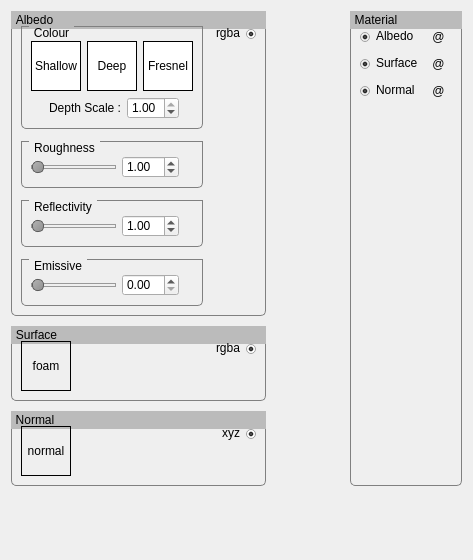
<?xml version="1.0" encoding="UTF-8"?>
<ui version="4.0">
 <class>MaterialWidget</class>
 <widget class="QWidget" name="MaterialWidget">
  <property name="geometry">
   <rect>
    <x>0</x>
    <y>0</y>
    <width>472</width>
    <height>560</height>
   </rect>
  </property>
  <property name="windowTitle">
   <string>Form</string>
  </property>
  <property name="styleSheet">
   <string notr="true">QGroupBox
{
    border: 1px solid gray;
    border-bottom-left-radius: 5px;
    border-bottom-right-radius: 5px;
    margin-top: 2ex;
}

QGroupBox::title
{
    background: #bbb;
    subcontrol-origin: margin;
    subcontrol-position: top left;
    padding: 2px 800px 2px 3px;
}

QSlider
{
    height: 18px;
}

QSlider::groove:horizontal
{
    border: 1px solid #999999;
    height: 2px;
}

QSlider::handle:horizontal
{
    background: qlineargradient(x1:0, y1:0, x2:1, y2:1, stop:0 #b4b4b4, stop:1 #8f8f8f);
    border: 1px solid #5c5c5c;
    width: 10px;
    margin: -5px 0;
    border-radius: 5px;
}

QRadioButton
{
    color: black;
    height: 14px;
}

QRadioButton::indicator
{
    color: black;
    width: 10px;
    height: 10px;
    top: 1;
}</string>
  </property>
  <layout class="QVBoxLayout" name="verticalLayout_4">
   <item>
    <layout class="QHBoxLayout" name="horizontalLayout_4">
     <property name="spacing">
      <number>2</number>
     </property>
     <item>
      <layout class="QVBoxLayout" name="verticalLayout">
       <property name="spacing">
        <number>10</number>
       </property>
       <item>
        <widget class="QGroupBox" name="Albedo">
         <property name="title">
          <string>Albedo</string>
         </property>
         <layout class="QHBoxLayout" name="horizontalLayout_5" stretch="1,0">
          <property name="spacing">
           <number>12</number>
          </property>
          <property name="topMargin">
           <number>14</number>
          </property>
          <item>
           <layout class="QVBoxLayout" name="verticalLayout_2">
            <item>
             <widget class="QGroupBox" name="Color">
              <property name="styleSheet">
               <string notr="true">QGroupBox::title
{
    background: none;
    subcontrol-origin: margin;
    subcontrol-position: top left;
    padding: 0 3px 0 3px;
    left: 8px;
}</string>
              </property>
              <property name="title">
               <string>Colour</string>
              </property>
              <layout class="QVBoxLayout" name="verticalLayout_6">
               <property name="topMargin">
                <number>14</number>
               </property>
               <item>
                <layout class="QHBoxLayout" name="horizontalLayout_2">
                 <item>
                  <widget class="QPushButton" name="ShallowColor">
                   <property name="minimumSize">
                    <size>
                     <width>50</width>
                     <height>50</height>
                    </size>
                   </property>
                   <property name="maximumSize">
                    <size>
                     <width>50</width>
                     <height>50</height>
                    </size>
                   </property>
                   <property name="styleSheet">
                    <string notr="true">QPushButton
{
   background-color: white;
   border: 1px solid black;
}</string>
                   </property>
                   <property name="text">
                    <string>Shallow</string>
                   </property>
                  </widget>
                 </item>
                 <item>
                  <widget class="QPushButton" name="DeepColor">
                   <property name="minimumSize">
                    <size>
                     <width>50</width>
                     <height>50</height>
                    </size>
                   </property>
                   <property name="maximumSize">
                    <size>
                     <width>50</width>
                     <height>50</height>
                    </size>
                   </property>
                   <property name="styleSheet">
                    <string notr="true">QPushButton
{
   background-color: white;
   border: 1px solid black;
}</string>
                   </property>
                   <property name="text">
                    <string>Deep</string>
                   </property>
                  </widget>
                 </item>
                 <item>
                  <widget class="QPushButton" name="FresnelColor">
                   <property name="minimumSize">
                    <size>
                     <width>50</width>
                     <height>50</height>
                    </size>
                   </property>
                   <property name="maximumSize">
                    <size>
                     <width>50</width>
                     <height>50</height>
                    </size>
                   </property>
                   <property name="styleSheet">
                    <string notr="true">QPushButton
{
   background-color: white;
   border: 1px solid black;
}</string>
                   </property>
                   <property name="text">
                    <string>Fresnel</string>
                   </property>
                  </widget>
                 </item>
                 <item>
                  <spacer name="horizontalSpacer">
                   <property name="orientation">
                    <enum>Qt::Horizontal</enum>
                   </property>
                   <property name="sizeHint" stdset="0">
                    <size>
                     <width>20</width>
                     <height>47</height>
                    </size>
                   </property>
                  </spacer>
                 </item>
                </layout>
               </item>
               <item>
                <layout class="QHBoxLayout" name="horizontalLayout_3">
                 <item>
                  <spacer name="horizontalSpacer_4">
                   <property name="orientation">
                    <enum>Qt::Horizontal</enum>
                   </property>
                   <property name="sizeHint" stdset="0">
                    <size>
                     <width>40</width>
                     <height>20</height>
                    </size>
                   </property>
                  </spacer>
                 </item>
                 <item>
                  <widget class="QLabel" name="DepthScaleLabel">
                   <property name="text">
                    <string>Depth Scale :</string>
                   </property>
                  </widget>
                 </item>
                 <item>
                  <widget class="QcDoubleSpinBox" name="DepthScale">
                   <property name="minimumSize">
                    <size>
                     <width>52</width>
                     <height>0</height>
                    </size>
                   </property>
                   <property name="maximum">
                    <double>1.000000000000000</double>
                   </property>
                   <property name="singleStep">
                    <double>0.010000000000000</double>
                   </property>
                   <property name="value">
                    <double>1.000000000000000</double>
                   </property>
                  </widget>
                 </item>
                 <item>
                  <widget class="QLabel" name="DepthScaleLabel2">
                   <property name="minimumSize">
                    <size>
                     <width>8</width>
                     <height>0</height>
                    </size>
                   </property>
                   <property name="text">
                    <string/>
                   </property>
                   <property name="alignment">
                    <set>Qt::AlignRight|Qt::AlignTrailing|Qt::AlignVCenter</set>
                   </property>
                  </widget>
                 </item>
                </layout>
               </item>
              </layout>
             </widget>
            </item>
            <item>
             <widget class="QGroupBox" name="Roughness">
              <property name="styleSheet">
               <string notr="true">QGroupBox::title
{
    background: none;
    subcontrol-origin: margin;
    subcontrol-position: top left;
    padding: 0 3px 0 3px;
    left: 8px;
}</string>
              </property>
              <property name="title">
               <string>Roughness</string>
              </property>
              <layout class="QVBoxLayout" name="verticalLayout_8">
               <property name="topMargin">
                <number>14</number>
               </property>
               <item>
                <layout class="QHBoxLayout" name="horizontalLayout_12">
                 <item>
                  <widget class="QcDoubleSlider" name="RoughnessSlider">
                   <property name="maximum">
                    <number>100</number>
                   </property>
                   <property name="orientation">
                    <enum>Qt::Horizontal</enum>
                   </property>
                  </widget>
                 </item>
                 <item>
                  <widget class="QcDoubleSpinBox" name="RoughnessSpinner">
                   <property name="minimumSize">
                    <size>
                     <width>52</width>
                     <height>0</height>
                    </size>
                   </property>
                   <property name="singleStep">
                    <double>0.100000000000000</double>
                   </property>
                   <property name="value">
                    <double>1.000000000000000</double>
                   </property>
                  </widget>
                 </item>
                 <item>
                  <widget class="QLabel" name="RoughnessLabel">
                   <property name="minimumSize">
                    <size>
                     <width>8</width>
                     <height>0</height>
                    </size>
                   </property>
                   <property name="text">
                    <string/>
                   </property>
                   <property name="alignment">
                    <set>Qt::AlignRight|Qt::AlignTrailing|Qt::AlignVCenter</set>
                   </property>
                  </widget>
                 </item>
                </layout>
               </item>
              </layout>
             </widget>
            </item>
            <item>
             <widget class="QGroupBox" name="Reflectivity">
              <property name="styleSheet">
               <string notr="true">QGroupBox::title
{
    background: none;
    subcontrol-origin: margin;
    subcontrol-position: top left;
    padding: 0 3px 0 3px;
    left: 8px;
}</string>
              </property>
              <property name="title">
               <string>Reflectivity</string>
              </property>
              <layout class="QVBoxLayout" name="verticalLayout_9">
               <property name="topMargin">
                <number>14</number>
               </property>
               <item>
                <layout class="QHBoxLayout" name="horizontalLayout_16">
                 <item>
                  <widget class="QcDoubleSlider" name="ReflectivitySlider">
                   <property name="maximum">
                    <number>100</number>
                   </property>
                   <property name="orientation">
                    <enum>Qt::Horizontal</enum>
                   </property>
                  </widget>
                 </item>
                 <item>
                  <widget class="QcDoubleSpinBox" name="ReflectivitySpinner">
                   <property name="minimumSize">
                    <size>
                     <width>52</width>
                     <height>0</height>
                    </size>
                   </property>
                   <property name="singleStep">
                    <double>0.100000000000000</double>
                   </property>
                   <property name="value">
                    <double>1.000000000000000</double>
                   </property>
                  </widget>
                 </item>
                 <item>
                  <widget class="QLabel" name="ReflectivityLabel">
                   <property name="minimumSize">
                    <size>
                     <width>8</width>
                     <height>0</height>
                    </size>
                   </property>
                   <property name="text">
                    <string/>
                   </property>
                   <property name="alignment">
                    <set>Qt::AlignRight|Qt::AlignTrailing|Qt::AlignVCenter</set>
                   </property>
                  </widget>
                 </item>
                </layout>
               </item>
              </layout>
             </widget>
            </item>
            <item>
             <widget class="QGroupBox" name="Emissive">
              <property name="styleSheet">
               <string notr="true">QGroupBox::title
{
    background: none;
    subcontrol-origin: margin;
    subcontrol-position: top left;
    padding: 0 3px 0 3px;
    left: 8px;
}</string>
              </property>
              <property name="title">
               <string>Emissive</string>
              </property>
              <layout class="QHBoxLayout" name="horizontalLayout_24">
               <property name="topMargin">
                <number>14</number>
               </property>
               <item>
                <layout class="QHBoxLayout" name="horizontalLayout_27">
                 <item>
                  <widget class="QcDoubleSlider" name="EmissiveSlider">
                   <property name="maximum">
                    <number>1000</number>
                   </property>
                   <property name="orientation">
                    <enum>Qt::Horizontal</enum>
                   </property>
                  </widget>
                 </item>
                 <item>
                  <widget class="QcDoubleSpinBox" name="EmissiveSpinner">
                   <property name="minimumSize">
                    <size>
                     <width>52</width>
                     <height>0</height>
                    </size>
                   </property>
                   <property name="singleStep">
                    <double>0.100000000000000</double>
                   </property>
                  </widget>
                 </item>
                 <item>
                  <widget class="QLabel" name="EmisionLabel">
                   <property name="minimumSize">
                    <size>
                     <width>8</width>
                     <height>0</height>
                    </size>
                   </property>
                   <property name="text">
                    <string/>
                   </property>
                   <property name="alignment">
                    <set>Qt::AlignRight|Qt::AlignTrailing|Qt::AlignVCenter</set>
                   </property>
                  </widget>
                 </item>
                </layout>
               </item>
              </layout>
             </widget>
            </item>
           </layout>
          </item>
          <item>
           <layout class="QVBoxLayout" name="verticalLayout_3">
            <item>
             <widget class="QRadioButton" name="AlbedoOutput">
              <property name="sizePolicy">
               <sizepolicy hsizetype="Expanding" vsizetype="Fixed">
                <horstretch>0</horstretch>
                <verstretch>0</verstretch>
               </sizepolicy>
              </property>
              <property name="layoutDirection">
               <enum>Qt::RightToLeft</enum>
              </property>
              <property name="text">
               <string>rgba</string>
              </property>
              <property name="checked">
               <bool>true</bool>
              </property>
             </widget>
            </item>
            <item>
             <spacer name="verticalSpacer_6">
              <property name="orientation">
               <enum>Qt::Vertical</enum>
              </property>
              <property name="sizeHint" stdset="0">
               <size>
                <width>20</width>
                <height>1</height>
               </size>
              </property>
             </spacer>
            </item>
           </layout>
          </item>
         </layout>
        </widget>
       </item>
       <item>
        <widget class="QGroupBox" name="Surface">
         <property name="title">
          <string>Surface</string>
         </property>
         <layout class="QHBoxLayout" name="horizontalLayout_8" stretch="1,0">
          <property name="spacing">
           <number>12</number>
          </property>
          <property name="topMargin">
           <number>14</number>
          </property>
          <item>
           <layout class="QVBoxLayout" name="verticalLayout_5">
            <item>
             <layout class="QHBoxLayout" name="horizontalLayout_9">
              <item>
               <widget class="DropLabel" name="SurfaceMap">
                <property name="minimumSize">
                 <size>
                  <width>50</width>
                  <height>50</height>
                 </size>
                </property>
                <property name="maximumSize">
                 <size>
                  <width>50</width>
                  <height>16777215</height>
                 </size>
                </property>
                <property name="acceptDrops">
                 <bool>true</bool>
                </property>
                <property name="frameShape">
                 <enum>QFrame::Box</enum>
                </property>
                <property name="text">
                 <string>foam</string>
                </property>
                <property name="alignment">
                 <set>Qt::AlignCenter</set>
                </property>
               </widget>
              </item>
              <item>
               <spacer name="horizontalSpacer_3">
                <property name="orientation">
                 <enum>Qt::Horizontal</enum>
                </property>
                <property name="sizeHint" stdset="0">
                 <size>
                  <width>40</width>
                  <height>20</height>
                 </size>
                </property>
               </spacer>
              </item>
             </layout>
            </item>
           </layout>
          </item>
          <item>
           <layout class="QVBoxLayout" name="verticalLayout_7">
            <property name="spacing">
             <number>0</number>
            </property>
            <item>
             <widget class="QRadioButton" name="SurfaceOutput">
              <property name="sizePolicy">
               <sizepolicy hsizetype="Expanding" vsizetype="Fixed">
                <horstretch>0</horstretch>
                <verstretch>0</verstretch>
               </sizepolicy>
              </property>
              <property name="layoutDirection">
               <enum>Qt::RightToLeft</enum>
              </property>
              <property name="text">
               <string>rgba</string>
              </property>
              <property name="checked">
               <bool>true</bool>
              </property>
             </widget>
            </item>
            <item>
             <spacer name="verticalSpacer_7">
              <property name="orientation">
               <enum>Qt::Vertical</enum>
              </property>
              <property name="sizeHint" stdset="0">
               <size>
                <width>20</width>
                <height>1</height>
               </size>
              </property>
             </spacer>
            </item>
           </layout>
          </item>
         </layout>
        </widget>
       </item>
       <item>
        <widget class="QGroupBox" name="Normal">
         <property name="title">
          <string>Normal</string>
         </property>
         <layout class="QHBoxLayout" name="horizontalLayout_21" stretch="1,0">
          <property name="spacing">
           <number>12</number>
          </property>
          <property name="topMargin">
           <number>14</number>
          </property>
          <item>
           <layout class="QVBoxLayout" name="verticalLayout_15">
            <item>
             <layout class="QHBoxLayout" name="horizontalLayout_22">
              <item>
               <widget class="DropLabel" name="NormalMap">
                <property name="minimumSize">
                 <size>
                  <width>50</width>
                  <height>50</height>
                 </size>
                </property>
                <property name="maximumSize">
                 <size>
                  <width>50</width>
                  <height>16777215</height>
                 </size>
                </property>
                <property name="acceptDrops">
                 <bool>true</bool>
                </property>
                <property name="frameShape">
                 <enum>QFrame::Box</enum>
                </property>
                <property name="text">
                 <string>normal</string>
                </property>
                <property name="alignment">
                 <set>Qt::AlignCenter</set>
                </property>
               </widget>
              </item>
              <item>
               <spacer name="horizontalSpacer_6">
                <property name="orientation">
                 <enum>Qt::Horizontal</enum>
                </property>
                <property name="sizeHint" stdset="0">
                 <size>
                  <width>40</width>
                  <height>20</height>
                 </size>
                </property>
               </spacer>
              </item>
             </layout>
            </item>
           </layout>
          </item>
          <item>
           <layout class="QVBoxLayout" name="verticalLayout_17">
            <property name="spacing">
             <number>0</number>
            </property>
            <item>
             <widget class="QRadioButton" name="NormalOutput">
              <property name="sizePolicy">
               <sizepolicy hsizetype="Expanding" vsizetype="Fixed">
                <horstretch>0</horstretch>
                <verstretch>0</verstretch>
               </sizepolicy>
              </property>
              <property name="layoutDirection">
               <enum>Qt::RightToLeft</enum>
              </property>
              <property name="text">
               <string>xyz</string>
              </property>
              <property name="checked">
               <bool>true</bool>
              </property>
             </widget>
            </item>
            <item>
             <spacer name="verticalSpacer_16">
              <property name="orientation">
               <enum>Qt::Vertical</enum>
              </property>
              <property name="sizeHint" stdset="0">
               <size>
                <width>20</width>
                <height>1</height>
               </size>
              </property>
             </spacer>
            </item>
           </layout>
          </item>
         </layout>
        </widget>
       </item>
      </layout>
     </item>
     <item>
      <widget class="QWidget" name="Wiring" native="true">
       <property name="minimumSize">
        <size>
         <width>80</width>
         <height>0</height>
        </size>
       </property>
      </widget>
     </item>
     <item>
      <widget class="QGroupBox" name="Material">
       <property name="title">
        <string>Material</string>
       </property>
       <layout class="QGridLayout" name="gridLayout">
        <property name="topMargin">
         <number>14</number>
        </property>
        <item row="1" column="0">
         <widget class="QRadioButton" name="SurfaceInput">
          <property name="enabled">
           <bool>false</bool>
          </property>
          <property name="text">
           <string>Surface</string>
          </property>
          <property name="checkable">
           <bool>true</bool>
          </property>
          <property name="checked">
           <bool>true</bool>
          </property>
          <property name="autoExclusive">
           <bool>false</bool>
          </property>
         </widget>
        </item>
        <item row="0" column="0">
         <widget class="QRadioButton" name="AlbedoInput">
          <property name="enabled">
           <bool>false</bool>
          </property>
          <property name="text">
           <string>Albedo</string>
          </property>
          <property name="checkable">
           <bool>true</bool>
          </property>
          <property name="checked">
           <bool>true</bool>
          </property>
          <property name="autoExclusive">
           <bool>false</bool>
          </property>
         </widget>
        </item>
        <item row="0" column="1">
         <widget class="QToolButton" name="ResetAlbedo">
          <property name="text">
           <string>@</string>
          </property>
          <property name="icon">
           <iconset resource="../material/materialplugin.qrc">
            <normaloff>:/materialplugin/reset.png</normaloff>:/materialplugin/reset.png</iconset>
          </property>
          <property name="autoRaise">
           <bool>true</bool>
          </property>
         </widget>
        </item>
        <item row="2" column="1">
         <widget class="QToolButton" name="ResetNormal">
          <property name="text">
           <string>@</string>
          </property>
          <property name="icon">
           <iconset resource="../material/materialplugin.qrc">
            <normaloff>:/materialplugin/reset.png</normaloff>:/materialplugin/reset.png</iconset>
          </property>
          <property name="autoRaise">
           <bool>true</bool>
          </property>
         </widget>
        </item>
        <item row="1" column="1">
         <widget class="QToolButton" name="ResetSurface">
          <property name="text">
           <string>@</string>
          </property>
          <property name="icon">
           <iconset resource="../material/materialplugin.qrc">
            <normaloff>:/materialplugin/reset.png</normaloff>:/materialplugin/reset.png</iconset>
          </property>
          <property name="autoRaise">
           <bool>true</bool>
          </property>
         </widget>
        </item>
        <item row="2" column="0">
         <widget class="QRadioButton" name="NormalInput">
          <property name="enabled">
           <bool>false</bool>
          </property>
          <property name="text">
           <string>Normal</string>
          </property>
          <property name="checkable">
           <bool>true</bool>
          </property>
          <property name="checked">
           <bool>true</bool>
          </property>
          <property name="autoExclusive">
           <bool>false</bool>
          </property>
         </widget>
        </item>
        <item row="3" column="0">
         <spacer name="verticalSpacer_3">
          <property name="orientation">
           <enum>Qt::Vertical</enum>
          </property>
          <property name="sizeHint" stdset="0">
           <size>
            <width>20</width>
            <height>40</height>
           </size>
          </property>
         </spacer>
        </item>
       </layout>
      </widget>
     </item>
    </layout>
   </item>
   <item>
    <spacer name="verticalSpacer_5">
     <property name="orientation">
      <enum>Qt::Vertical</enum>
     </property>
     <property name="sizeHint" stdset="0">
      <size>
       <width>20</width>
       <height>152</height>
      </size>
     </property>
    </spacer>
   </item>
  </layout>
 </widget>
 <customwidgets>
  <customwidget>
   <class>QcDoubleSpinBox</class>
   <extends>QDoubleSpinBox</extends>
   <header>qcdoublespinbox.h</header>
  </customwidget>
  <customwidget>
   <class>DropLabel</class>
   <extends>QLabel</extends>
   <header>droplabel.h</header>
  </customwidget>
  <customwidget>
   <class>QcDoubleSlider</class>
   <extends>QSlider</extends>
   <header>qcdoubleslider.h</header>
  </customwidget>
 </customwidgets>
 <resources>
  <include location="../material/materialplugin.qrc"/>
 </resources>
 <connections/>
</ui>
